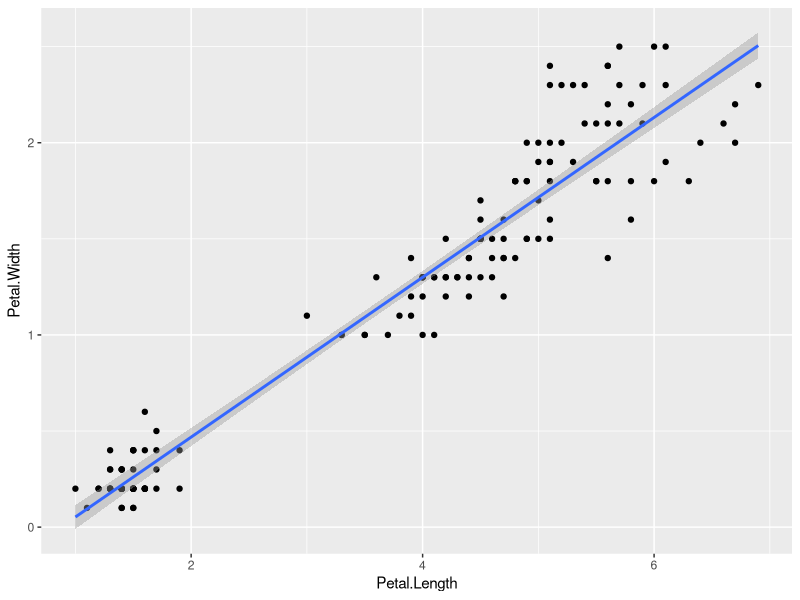

Write R code to recreate this figure.
## ---- chunk 1
#     highlight-style: github
1 + 1
## ---- chunk 2
#| echo: false
2 * 2
## ---- chunk 3
iris <- iris
library(ggplot2)
library(tidyverse)

iris %>%
  select ('Petal.Width', 'Petal.Length') %>%
  ggplot(aes(x=Petal.Length,y=Petal.Width))+
  geom_point()+
  geom_smooth(method="lm")

